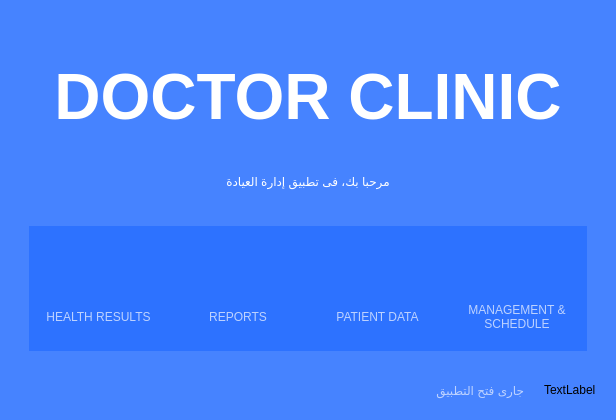
<?xml version="1.0" encoding="UTF-8"?>
<ui version="4.0">
 <class>MainWindow</class>
 <widget class="QMainWindow" name="MainWindow">
  <property name="geometry">
   <rect>
    <x>0</x>
    <y>0</y>
    <width>616</width>
    <height>420</height>
   </rect>
  </property>
  <property name="windowTitle">
   <string>MainWindow</string>
  </property>
  <property name="layoutDirection">
   <enum>Qt::RightToLeft</enum>
  </property>
  <widget class="QWidget" name="centralwidget">
   <layout class="QVBoxLayout" name="verticalLayout">
    <property name="spacing">
     <number>0</number>
    </property>
    <property name="leftMargin">
     <number>0</number>
    </property>
    <property name="topMargin">
     <number>0</number>
    </property>
    <property name="rightMargin">
     <number>0</number>
    </property>
    <property name="bottomMargin">
     <number>0</number>
    </property>
    <item>
     <widget class="QGroupBox" name="groupBox">
      <property name="styleSheet">
       <string notr="true">QGroupBox{border:0px;background-color:#4683ff;}</string>
      </property>
      <property name="title">
       <string/>
      </property>
      <layout class="QVBoxLayout" name="verticalLayout_2">
       <property name="spacing">
        <number>20</number>
       </property>
       <property name="leftMargin">
        <number>20</number>
       </property>
       <property name="topMargin">
        <number>9</number>
       </property>
       <property name="rightMargin">
        <number>20</number>
       </property>
       <property name="bottomMargin">
        <number>20</number>
       </property>
       <item>
        <layout class="QHBoxLayout" name="horizontalLayout">
         <item>
          <widget class="QLabel" name="label_2">
           <property name="maximumSize">
            <size>
             <width>80</width>
             <height>16777215</height>
            </size>
           </property>
           <property name="text">
            <string/>
           </property>
           <property name="pixmap">
            <pixmap resource="sources.qrc">:/MainSources/Wlogo.png</pixmap>
           </property>
           <property name="scaledContents">
            <bool>false</bool>
           </property>
           <property name="alignment">
            <set>Qt::AlignCenter</set>
           </property>
          </widget>
         </item>
         <item>
          <spacer name="horizontalSpacer">
           <property name="orientation">
            <enum>Qt::Horizontal</enum>
           </property>
           <property name="sizeHint" stdset="0">
            <size>
             <width>40</width>
             <height>20</height>
            </size>
           </property>
          </spacer>
         </item>
        </layout>
       </item>
       <item>
        <widget class="QGroupBox" name="groupBox_2">
         <property name="sizePolicy">
          <sizepolicy hsizetype="Preferred" vsizetype="MinimumExpanding">
           <horstretch>0</horstretch>
           <verstretch>0</verstretch>
          </sizepolicy>
         </property>
         <property name="styleSheet">
          <string notr="true"/>
         </property>
         <property name="title">
          <string/>
         </property>
         <layout class="QVBoxLayout" name="verticalLayout_3">
          <item>
           <widget class="QLabel" name="label">
            <property name="font">
             <font>
              <family>Segoe UI</family>
              <pointsize>48</pointsize>
              <weight>75</weight>
              <italic>false</italic>
              <bold>true</bold>
             </font>
            </property>
            <property name="styleSheet">
             <string notr="true">QLabel{color:#ffffff;}</string>
            </property>
            <property name="text">
             <string>DOCTOR CLINIC</string>
            </property>
            <property name="alignment">
             <set>Qt::AlignCenter</set>
            </property>
           </widget>
          </item>
          <item>
           <widget class="QLabel" name="label3">
            <property name="styleSheet">
             <string notr="true">QLabel{color:#ffffff;}</string>
            </property>
            <property name="text">
             <string>مرحبا بك، فى تطبيق إدارة العيادة</string>
            </property>
            <property name="alignment">
             <set>Qt::AlignCenter</set>
            </property>
           </widget>
          </item>
          <item>
           <layout class="QHBoxLayout" name="horizontalLayout_3">
            <property name="spacing">
             <number>0</number>
            </property>
            <item>
             <widget class="QGroupBox" name="groupBox_3">
              <property name="minimumSize">
               <size>
                <width>130</width>
                <height>125</height>
               </size>
              </property>
              <property name="styleSheet">
               <string notr="true">QGroupBox{background-color:#2d72ff;}</string>
              </property>
              <property name="title">
               <string/>
              </property>
              <property name="alignment">
               <set>Qt::AlignCenter</set>
              </property>
              <layout class="QVBoxLayout" name="verticalLayout_8">
               <item>
                <widget class="QLabel" name="label_8">
                 <property name="text">
                  <string/>
                 </property>
                 <property name="pixmap">
                  <pixmap resource="sources.qrc">:/MainSources/manage.png</pixmap>
                 </property>
                 <property name="alignment">
                  <set>Qt::AlignCenter</set>
                 </property>
                </widget>
               </item>
               <item>
                <widget class="QLabel" name="label10">
                 <property name="styleSheet">
                  <string notr="true">QLabel{color:#bdd2ff;}</string>
                 </property>
                 <property name="text">
                  <string>MANAGEMENT &amp; SCHEDULE</string>
                 </property>
                 <property name="alignment">
                  <set>Qt::AlignCenter</set>
                 </property>
                 <property name="wordWrap">
                  <bool>true</bool>
                 </property>
                </widget>
               </item>
              </layout>
             </widget>
            </item>
            <item>
             <widget class="QGroupBox" name="groupBox_4">
              <property name="minimumSize">
               <size>
                <width>130</width>
                <height>125</height>
               </size>
              </property>
              <property name="styleSheet">
               <string notr="true">QGroupBox{background-color:#2d72ff;}</string>
              </property>
              <property name="title">
               <string/>
              </property>
              <property name="alignment">
               <set>Qt::AlignCenter</set>
              </property>
              <layout class="QVBoxLayout" name="verticalLayout_4">
               <item>
                <widget class="QLabel" name="label_7">
                 <property name="text">
                  <string/>
                 </property>
                 <property name="pixmap">
                  <pixmap resource="sources.qrc">:/MainSources/patientt.png</pixmap>
                 </property>
                 <property name="alignment">
                  <set>Qt::AlignCenter</set>
                 </property>
                </widget>
               </item>
               <item>
                <widget class="QLabel" name="label11">
                 <property name="styleSheet">
                  <string notr="true">QLabel{color:#bdd2ff;}</string>
                 </property>
                 <property name="text">
                  <string>PATIENT DATA</string>
                 </property>
                 <property name="alignment">
                  <set>Qt::AlignCenter</set>
                 </property>
                </widget>
               </item>
              </layout>
             </widget>
            </item>
            <item>
             <widget class="QGroupBox" name="groupBox_5">
              <property name="minimumSize">
               <size>
                <width>130</width>
                <height>125</height>
               </size>
              </property>
              <property name="styleSheet">
               <string notr="true">QGroupBox{background-color:#2d72ff;}</string>
              </property>
              <property name="title">
               <string/>
              </property>
              <property name="alignment">
               <set>Qt::AlignCenter</set>
              </property>
              <layout class="QVBoxLayout" name="verticalLayout_5">
               <item>
                <widget class="QLabel" name="label_4">
                 <property name="text">
                  <string/>
                 </property>
                 <property name="pixmap">
                  <pixmap resource="sources.qrc">:/MainSources/report.png</pixmap>
                 </property>
                 <property name="alignment">
                  <set>Qt::AlignCenter</set>
                 </property>
                </widget>
               </item>
               <item>
                <widget class="QLabel" name="label13">
                 <property name="styleSheet">
                  <string notr="true">QLabel{color:#bdd2ff;}</string>
                 </property>
                 <property name="text">
                  <string>REPORTS</string>
                 </property>
                 <property name="alignment">
                  <set>Qt::AlignCenter</set>
                 </property>
                </widget>
               </item>
              </layout>
             </widget>
            </item>
            <item>
             <widget class="QGroupBox" name="groupBox_6">
              <property name="minimumSize">
               <size>
                <width>130</width>
                <height>125</height>
               </size>
              </property>
              <property name="styleSheet">
               <string notr="true">QGroupBox{background-color:#2d72ff;}</string>
              </property>
              <property name="title">
               <string/>
              </property>
              <property name="alignment">
               <set>Qt::AlignCenter</set>
              </property>
              <layout class="QVBoxLayout" name="verticalLayout_7">
               <item>
                <widget class="QLabel" name="label_9">
                 <property name="text">
                  <string/>
                 </property>
                 <property name="pixmap">
                  <pixmap resource="sources.qrc">:/MainSources/doctor.png</pixmap>
                 </property>
                 <property name="alignment">
                  <set>Qt::AlignCenter</set>
                 </property>
                </widget>
               </item>
               <item>
                <widget class="QLabel" name="label12">
                 <property name="styleSheet">
                  <string notr="true">QLabel{color:#bdd2ff;}</string>
                 </property>
                 <property name="text">
                  <string>HEALTH RESULTS</string>
                 </property>
                 <property name="alignment">
                  <set>Qt::AlignCenter</set>
                 </property>
                </widget>
               </item>
              </layout>
             </widget>
            </item>
           </layout>
          </item>
         </layout>
        </widget>
       </item>
       <item>
        <layout class="QHBoxLayout" name="horizontalLayout_2">
         <property name="leftMargin">
          <number>0</number>
         </property>
         <property name="topMargin">
          <number>0</number>
         </property>
         <item>
          <widget class="QLabel" name="looop">
           <property name="text">
            <string>TextLabel</string>
           </property>
          </widget>
         </item>
         <item>
          <widget class="QLabel" name="msg">
           <property name="styleSheet">
            <string notr="true">QLabel{color:#bdd2ff;}</string>
           </property>
           <property name="text">
            <string>جارى فتح التطبيق</string>
           </property>
          </widget>
         </item>
         <item>
          <spacer name="horizontalSpacer_2">
           <property name="orientation">
            <enum>Qt::Horizontal</enum>
           </property>
           <property name="sizeHint" stdset="0">
            <size>
             <width>40</width>
             <height>20</height>
            </size>
           </property>
          </spacer>
         </item>
        </layout>
       </item>
      </layout>
     </widget>
    </item>
   </layout>
  </widget>
 </widget>
 <resources>
  <include location="sources.qrc"/>
 </resources>
 <connections/>
</ui>
